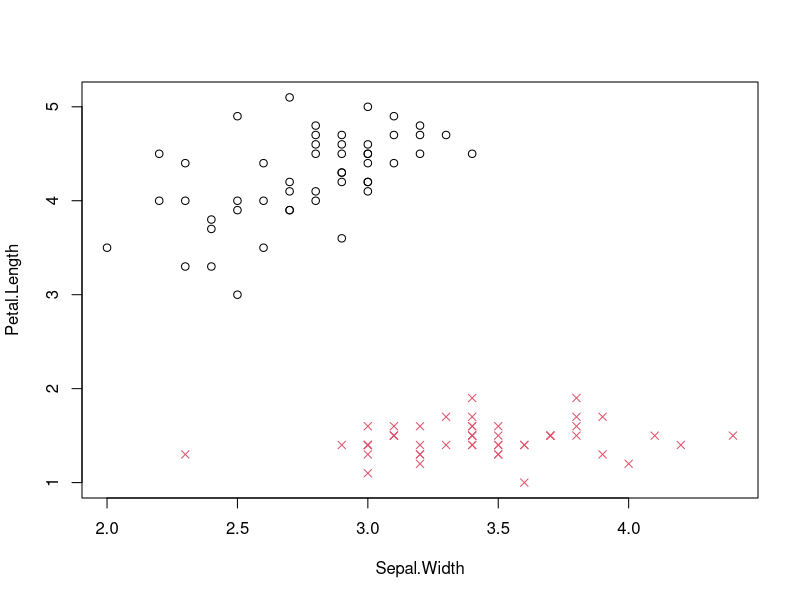
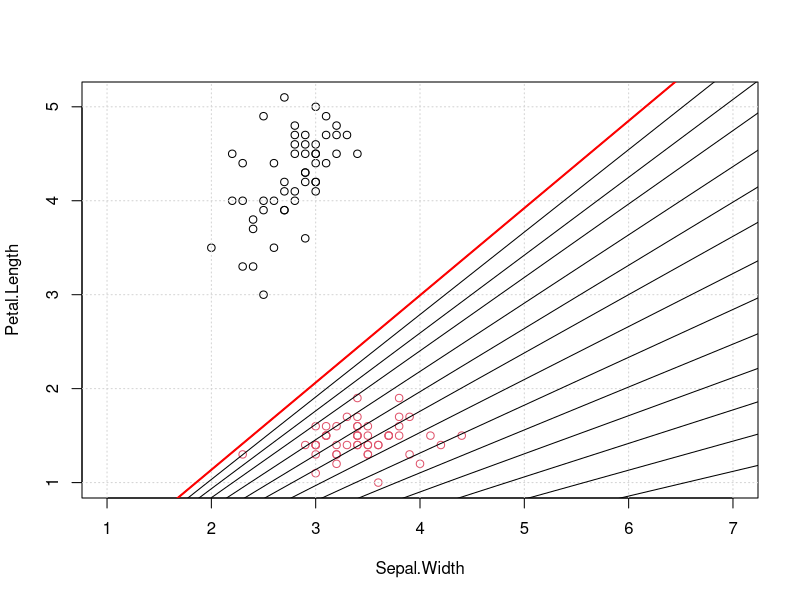

Recreate these plots in R, in order. (Note: this script raises an error after producing the figures.)
##perceptron

###1
exdata<-iris[1:100,c(2,3,5)]
exdata[,3]<-ifelse(exdata[,3]==exdata[1,3],1,0)

x<-exdata[,1:2]
x<-cbind(bias=1,x)
y<-as.matrix(exdata[,3])
w<-matrix(runif(3,-1,1))


##2
xw<-as.matrix(x)%*%w
head(xw)
output<-ifelse(xw>0,1,0)


plot(x[,2:3],col=y+1,pch=ifelse(y==output,1,4))


#3

plot(x[,2:3],col=y+1,xlim=c(1,7),ylm=c(-3,8))
grid()
learningrate<-0.01 #learning rate 초기화
maxIteration<-3000 #최대 학습횟수
w<-runif(3,-1,1)
for (i in 1:maxIteration){
  output<-ifelse(as.matrix(x)%*%w>0,1,0)
  if (length(which(output!=y))==0){ #모두 정분류 되었을때 중지
    cat(i,"번째 중지\n")
    abline(a=-w[1]/w[3],b=-w[2]/w[3],col="red",lwd=2)
    break
  }else{
    j<-which(output!=y)[1] #오분류된 첫번째obs index
    w<-w+learningrate*(y[j]-output[j])*t(x[j,])
    abline(a=-w[1]/w[3],b=-w[2]/w[3])
    Sys.sleep(0.3)
  }
}


perceptron(x=iris[,1:4],y=iris[,5])



